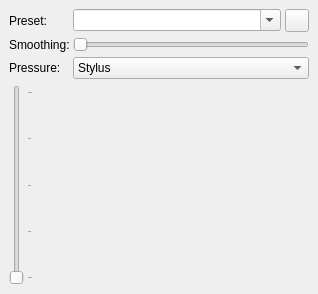
<?xml version="1.0" encoding="UTF-8"?>
<ui version="4.0">
 <class>InputSettings</class>
 <widget class="QWidget" name="InputSettings">
  <property name="geometry">
   <rect>
    <x>0</x>
    <y>0</y>
    <width>350</width>
    <height>313</height>
   </rect>
  </property>
  <layout class="QVBoxLayout" name="verticalLayout">
   <property name="spacing">
    <number>6</number>
   </property>
   <property name="sizeConstraint">
    <enum>QLayout::SetFixedSize</enum>
   </property>
   <property name="leftMargin">
    <number>9</number>
   </property>
   <property name="topMargin">
    <number>9</number>
   </property>
   <property name="rightMargin">
    <number>9</number>
   </property>
   <property name="bottomMargin">
    <number>9</number>
   </property>
   <item>
    <layout class="QFormLayout" name="formLayout">
     <property name="fieldGrowthPolicy">
      <enum>QFormLayout::AllNonFixedFieldsGrow</enum>
     </property>
     <property name="horizontalSpacing">
      <number>3</number>
     </property>
     <property name="verticalSpacing">
      <number>5</number>
     </property>
     <item row="0" column="0">
      <widget class="QLabel" name="label_3">
       <property name="text">
        <string>Preset:</string>
       </property>
      </widget>
     </item>
     <item row="1" column="0">
      <widget class="QLabel" name="label">
       <property name="text">
        <string>Smoothing:</string>
       </property>
      </widget>
     </item>
     <item row="1" column="1">
      <widget class="QSlider" name="smoothing">
       <property name="maximum">
        <number>10</number>
       </property>
       <property name="pageStep">
        <number>2</number>
       </property>
       <property name="tracking">
        <bool>false</bool>
       </property>
       <property name="orientation">
        <enum>Qt::Horizontal</enum>
       </property>
      </widget>
     </item>
     <item row="2" column="0">
      <widget class="QLabel" name="label_2">
       <property name="text">
        <string>Pressure:</string>
       </property>
      </widget>
     </item>
     <item row="2" column="1">
      <widget class="QComboBox" name="pressuresrc">
       <item>
        <property name="text">
         <string>Stylus</string>
        </property>
       </item>
       <item>
        <property name="text">
         <string>Distance</string>
        </property>
       </item>
       <item>
        <property name="text">
         <string>Velocity</string>
        </property>
       </item>
      </widget>
     </item>
     <item row="0" column="1">
      <layout class="QHBoxLayout" name="horizontalLayout_5">
       <item>
        <widget class="QComboBox" name="preset">
         <property name="sizePolicy">
          <sizepolicy hsizetype="Expanding" vsizetype="Fixed">
           <horstretch>0</horstretch>
           <verstretch>0</verstretch>
          </sizepolicy>
         </property>
         <property name="editable">
          <bool>true</bool>
         </property>
         <property name="insertPolicy">
          <enum>QComboBox::NoInsert</enum>
         </property>
        </widget>
       </item>
       <item>
        <spacer name="horizontalSpacer">
         <property name="orientation">
          <enum>Qt::Horizontal</enum>
         </property>
         <property name="sizeType">
          <enum>QSizePolicy::Fixed</enum>
         </property>
         <property name="sizeHint" stdset="0">
          <size>
           <width>4</width>
           <height>0</height>
          </size>
         </property>
        </spacer>
       </item>
       <item>
        <widget class="widgets::GroupedToolButton" name="presetButton">
         <property name="toolTip">
          <string>Preset options</string>
         </property>
         <property name="icon">
          <iconset theme="application-menu">
           <normaloff>theme:application-menu.svg</normaloff>theme:application-menu.svg</iconset>
         </property>
         <property name="checkable">
          <bool>true</bool>
         </property>
         <property name="popupMode">
          <enum>QToolButton::InstantPopup</enum>
         </property>
        </widget>
       </item>
      </layout>
     </item>
    </layout>
   </item>
   <item>
    <layout class="QHBoxLayout" name="horizontalLayout_3">
     <item>
      <widget class="QSlider" name="curveParam">
       <property name="minimumSize">
        <size>
         <width>24</width>
         <height>0</height>
        </size>
       </property>
       <property name="toolTip">
        <string>Velocity range</string>
       </property>
       <property name="minimum">
        <number>0</number>
       </property>
       <property name="maximum">
        <number>100</number>
       </property>
       <property name="tracking">
        <bool>false</bool>
       </property>
       <property name="orientation">
        <enum>Qt::Vertical</enum>
       </property>
       <property name="tickPosition">
        <enum>QSlider::TicksBelow</enum>
       </property>
       <property name="tickInterval">
        <number>25</number>
       </property>
      </widget>
     </item>
     <item>
      <widget class="KisCurveWidget" name="curve" native="true">
       <property name="sizePolicy">
        <sizepolicy hsizetype="Preferred" vsizetype="Expanding">
         <horstretch>0</horstretch>
         <verstretch>0</verstretch>
        </sizepolicy>
       </property>
       <property name="minimumSize">
        <size>
         <width>50</width>
         <height>200</height>
        </size>
       </property>
      </widget>
     </item>
    </layout>
   </item>
   <item>
    <spacer name="horizontalSpacer_2">
     <property name="orientation">
      <enum>Qt::Horizontal</enum>
     </property>
     <property name="sizeHint" stdset="0">
      <size>
       <width>300</width>
       <height>0</height>
      </size>
     </property>
    </spacer>
   </item>
  </layout>
 </widget>
 <customwidgets>
  <customwidget>
   <class>widgets::GroupedToolButton</class>
   <extends>QToolButton</extends>
   <header>widgets/groupedtoolbutton.h</header>
  </customwidget>
  <customwidget>
   <class>KisCurveWidget</class>
   <extends>QWidget</extends>
   <header>widgets/kis_curve_widget.h</header>
   <container>1</container>
  </customwidget>
 </customwidgets>
 <resources/>
 <connections/>
</ui>
